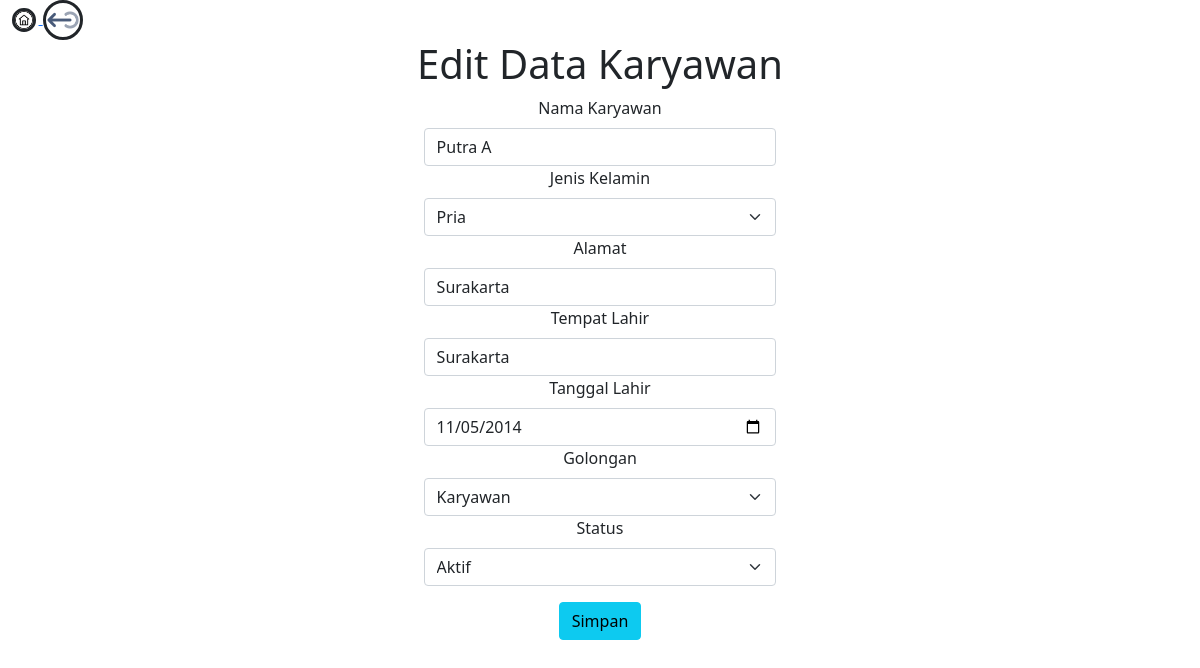
/hitung_transaksi/index.php/c_hitung/edit_data_karyawan/2, run on the app's committed database.
### tables this page shows
CREATE TABLE `data_karyawan` (
  `idkaryawan` int(5) NOT NULL,
  `namakaryawan` varchar(70) NOT NULL,
  `jeniskelamin` varchar(10) NOT NULL,
  `alamat` varchar(80) NOT NULL,
  `tempatlahir` varchar(70) NOT NULL,
  `tgllahir` date NOT NULL,
  `golongan` varchar(15) NOT NULL,
  `status` varchar(10) NOT NULL
);

CREATE TABLE `data_golongan` (
  `golongan` varchar(25) NOT NULL,
  `gajipokok` int(30) NOT NULL,
  `tunjangan` int(30) NOT NULL
);

### hitung_transaksi/application/controllers/c_hitung.php (called while the page is built, shortened)
<?php
	class C_hitung extends CI_Controller
	{
		function edit_data_karyawan($idkaryawan)
		{
			$data['karyawan'] = $this->m_hitung->get_where_karyawan($idkaryawan);
			$data['golongan'] = $this->m_hitung->golongan();
			$this->load->view('header');
			$this->load->view('karyawan/edit_data', $data);
			$this->load->view('footer');
		}
	}
?>

### hitung_transaksi/index.php (called while the page is built, shortened)
<?php
require_once BASEPATH.'core/CodeIgniter.php';

### hitung_transaksi/application/models/m_hitung.php (called while the page is built, shortened)
<?php
	class M_hitung extends CI_Model
	{
		function golongan()
		{
			return $this->db->get('data_golongan')->result();
		}
		function get_where_karyawan($idkaryawan)
		{
			$this->db->where(array('idkaryawan' => $idkaryawan));
			return $this->db->get('data_karyawan')->result();
		}
	}
?>

### hitung_transaksi/application/views/karyawan/edit_data.php (the view, shortened to what this page needs)
<a href="<?php echo site_url('c_hitung/view_karyawan') ?>">
	<img src="<?php echo base_url('assets/icons/dashboard.png') ?>" class="rounded-circle border border-3 border-dark" style="max-width: 40px;">
</a>
<center>
	<h1>Edit Data Karyawan</h1>
	<div style="max-width: 30%">
	<form action="<?php echo site_url('c_hitung/simpan_edit_karyawan') ?>" method="POST">
		<?php foreach ($karyawan as $kry) : ?>
		<label class="form-label">Nama Karyawan</label>
			<input type="text" name="namakaryawan" class="form-control" value="<?php echo $kry->namakaryawan ?>">
		<label class="form-label">Jenis Kelamin</label>
		<select class="form-select" name="jeniskelamin">
			<option value="Pria" <?php if ($kry->jeniskelamin == "Pria") {echo 'selected="0"';} ?> >Pria</option>
		</select>
		<label class="form-label">Alamat</label>
			<input type="text" name="alamat" class="form-control" value="<?php echo $kry->alamat ?>">
		<label class="form-label">Tempat Lahir</label>
			<input type="text" name="tempatlahir" class="form-control" value="<?php echo $kry->tempatlahir ?>">
		<label class="form-label">Tanggal Lahir</label>
			<input type="date" name="tgllahir" class="form-control" value="<?php echo $kry->tgllahir ?>">
		<label class="form-label">Golongan</label>
			<select class="form-select" name="golongan">
				<?php foreach ($golongan as $gol) : ?>
					<option value="<?php echo $gol->golongan ?>" <?php if ($kry->golongan == $gol->golongan) { echo 'selected="0"';} ?> ><?php echo $gol->golongan ?></option>
				<?php endforeach; ?>
			</select>
		<label class="form-label">Status</label>
			<select class="form-select" name="status">
				<option value="Aktif" <?php if ($kry->status == "Aktif") {echo 'selected="0"';} ?> >Aktif</option>
			</select>
		<?php endforeach; ?>
		<button type="submit" class="btn btn-info mt-3">Simpan</button>
	</form>
	</div>
</center>

### data on the page
data_karyawan: namakaryawan "Putra A", jeniskelamin "Pria", alamat "Surakarta", tempatlahir "Surakarta", tgllahir "11/05/2014", golongan "Karyawan", status "Aktif"
